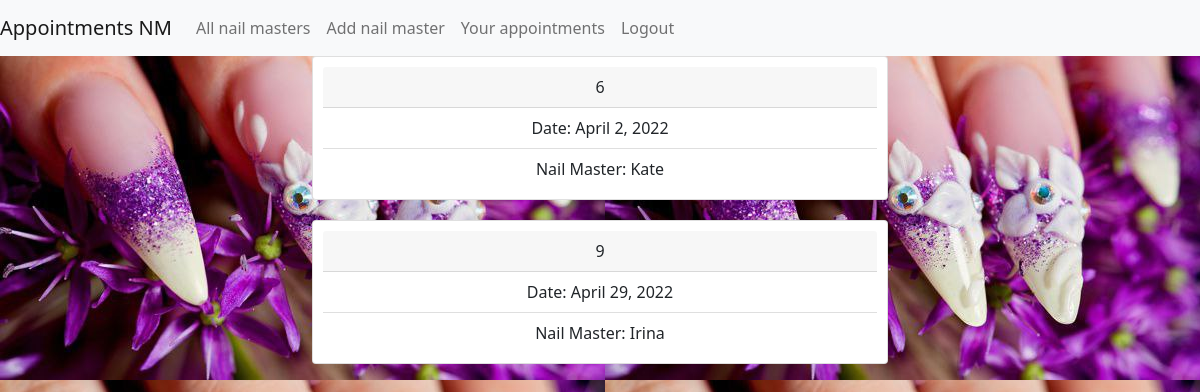
/app/user_appointments/ (signed in), run on the app's committed database.
### entry/models.py (models this page shows)
class Appointments(models.Model):
    user = models.ForeignKey(User, on_delete=models.CASCADE)
    nail_master = models.ForeignKey(NailMaster, on_delete=models.CASCADE)
    date = models.DateField()

class NailMaster(models.Model):
    name = models.CharField(max_length=255)
    price_per_hour = models.DecimalField(max_digits=10, decimal_places=2)
    category = models.CharField(max_length=255)
    def __str__(self):
        return self.name

### entry/views.py (the view)
# urls.py: path('user_appointments/', views.user_appointments, name='user_appointments'),
@login_required
def user_appointments(request):
    appointments = Appointments.objects.filter(user=request.user)
    return render(request, 'user_appointments.html', {'appointments': appointments})

### templates/user_appointments.html
{% extends 'base.html'%}
{%block content%}
{% for appointment in appointments %}
    <div class="list card">
      <div class="card-header">
        {{appointment.id}}
      </div>
      <ul class="list-group list-group-flush">
        <li class="list-group-item">Date: {{appointment.date}}</li>
        <li class="list-group-item">Nail Master: {{appointment.nail_master}}</li>
      </ul>
    </div>
{% endfor %}
{% endblock %}

### static/styles.css (style rules this page uses)
body { background-attachment: fixed; background-image: url('img/NM.jpg'); }
.list { margin: 0 auto; width: 60%; text-align: center; padding: 10px; margin-bottom: 20px; }

### data on the page
Appointments: id "6", date "April 2, 2022", nail_master "Kate"
Appointments: id "9", date "April 29, 2022", nail_master "Irina"
